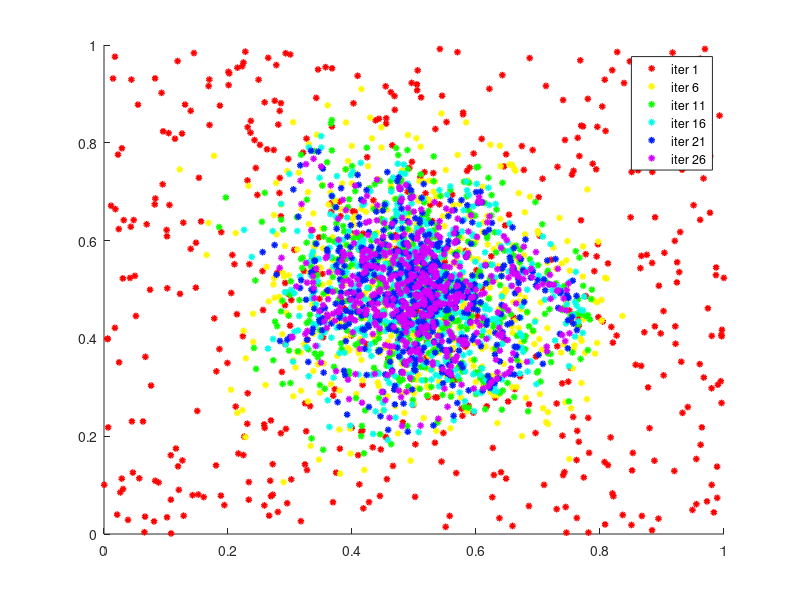
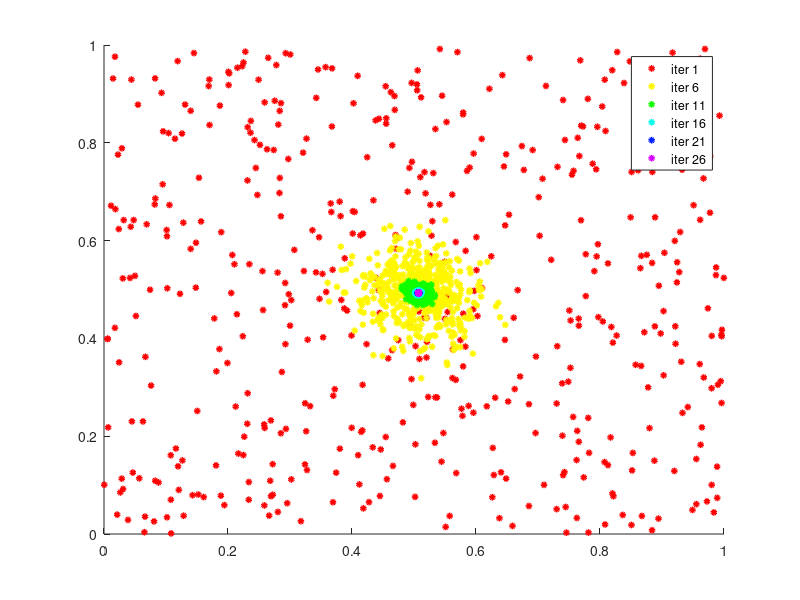

Write MATLAB code to recreate these figures, in order.
% This script plots the subsequent positions of 2D points in a
% iterative curve-shortening method to compute mean
% The goal is to illustrate how the algorithm works
% (c) Nhon Trinh
% Date: Mar 17, 2010

close all;
clear all;

%% Input
dim = 2;
num_pts = 500;
max_iters = 30;

tol = 1e-5;
gauss_mu = 0;
gauss_sigma = 1;

plot_frequency = 5;
%% Process


Z = random('uniform', 0, 1, [dim, num_pts]);
colors = hsv(max_iters+1);

xmean = mean(Z, 2);

figure;
hold on;
legend_text = [];
X = Z;
for i = 1 : max_iters
  % padding X to draw a close contour
  Y = [X, X(:, 1)];
  
  % plot every 10 iterations
  if (rem(i, plot_frequency) == 1)
  
    plot(Y(1, :), Y(2, :), 'mo', ...
      'linewidth', 2, ...
      'color', colors(i, :), ...
      'MarkerSize', 3, ...
      'MarkerFaceColor', colors(i, :));

    legend_text{end+1} = sprintf('iter %d', i);
  end;
  
  XX = circshift(X, [0, 1]);
  X = (X+XX) / 2;
end;
hold off;
legend(legend_text);



figure;
hold on;
legend_text = [];
X = Z;
for i = 1 : max_iters
  % padding X to draw a close contour
  Y = [X, X(:, 1)];
  
  % plot every 5 iterations
  if (rem(i, plot_frequency) == 1)
  
    plot(Y(1, :), Y(2, :), 'mo', ...
      'linewidth', 2, ...
      'color', colors(i, :), ...
      'MarkerSize', 3, ...
      'MarkerFaceColor', colors(i, :));

    legend_text{end+1} = sprintf('iter %d', i);
  end;
  
  p = randperm(num_pts);
  
  % randomly permute members of X
  X = X(:, p);
  
  XX = circshift(X, [0, 1]);
  X = (X+XX) / 2;
end;

hold off;
legend(legend_text);
